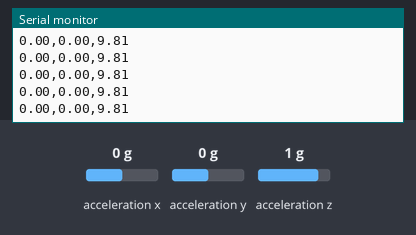
The sketch below on a simulated ESP32. Parts: the last lines printed to the serial monitor. The test bench sets the inputs (shaded band); at power-on: acceleration x 0 g, acceleration y 0 g, acceleration z 1 g. WiFi joins after 1.5 s; servers stay silent unless stated.

Above: at 2.7 s.
2.8 s: acceleration x set to -1.4 g
At 2.86 s:
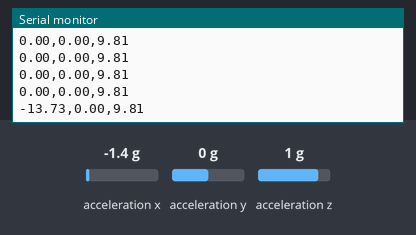
4.3 s: acceleration y set to -1.4 g
At 4.31 s:
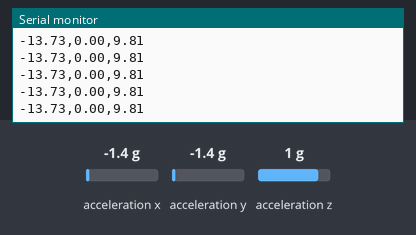
5.8 s: acceleration z set to -1.4 g
At 5.81 s:
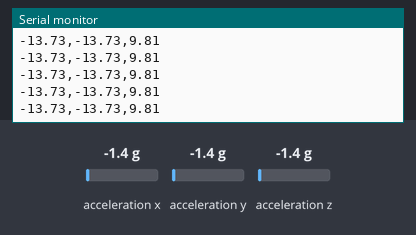

The sketch:

demo_gesture.ino
```cpp
#include <Wire.h>
#include <Adafruit_Sensor.h>
#include <Adafruit_ADXL345_U.h>
#include <WiFi.h>
#include <WiFiUdp.h>

// --- WIFI CONFIGURATION (CHANGE THESE) ---
const char* ssid = "Abhiram's F17";
const char* password = "plxu3733";
const char* laptop_ip = "10.200.147.139";  // YOUR LAPTOP'S IP ADDRESS
const int udp_port = 5005;                // Port to send data to

WiFiUDP udp;
Adafruit_ADXL345_Unified accel = Adafruit_ADXL345_Unified(12345);

void setup() {
  Serial.begin(115200);
  Wire.begin(21, 22);

  // Connect to Wi-Fi
  Serial.print("Connecting to Wi-Fi: ");
  Serial.println(ssid);
  WiFi.begin(ssid, password);

  while (WiFi.status() != WL_CONNECTED) {
    delay(500);
    Serial.print(".");
  }

  Serial.println("\nWi-Fi connected!");
  Serial.print("ESP32 IP: ");
  Serial.println(WiFi.localIP());

  if (!accel.begin()) {
    Serial.println("ADXL345 not detected");
    while (1);
  }
}

void loop() {
  sensors_event_t event;
  accel.getEvent(&event);

  // Format the data as a CSV string
  char payload[64];
  snprintf(payload, sizeof(payload), "%.2f,%.2f,%.2f\n",
           event.acceleration.x, event.acceleration.y, event.acceleration.z);

  // Send over Wi-Fi (UDP)
  udp.beginPacket(laptop_ip, udp_port);
  udp.print(payload);
  udp.endPacket();

  // Also print to USB Serial for debugging just in case
  Serial.print(payload);

  delay(50);  // ~20 Hz
}
```

Measured:
- after the input at 2.8 s, the serial monitor: prints a new line after 0.05 s (image 1)
